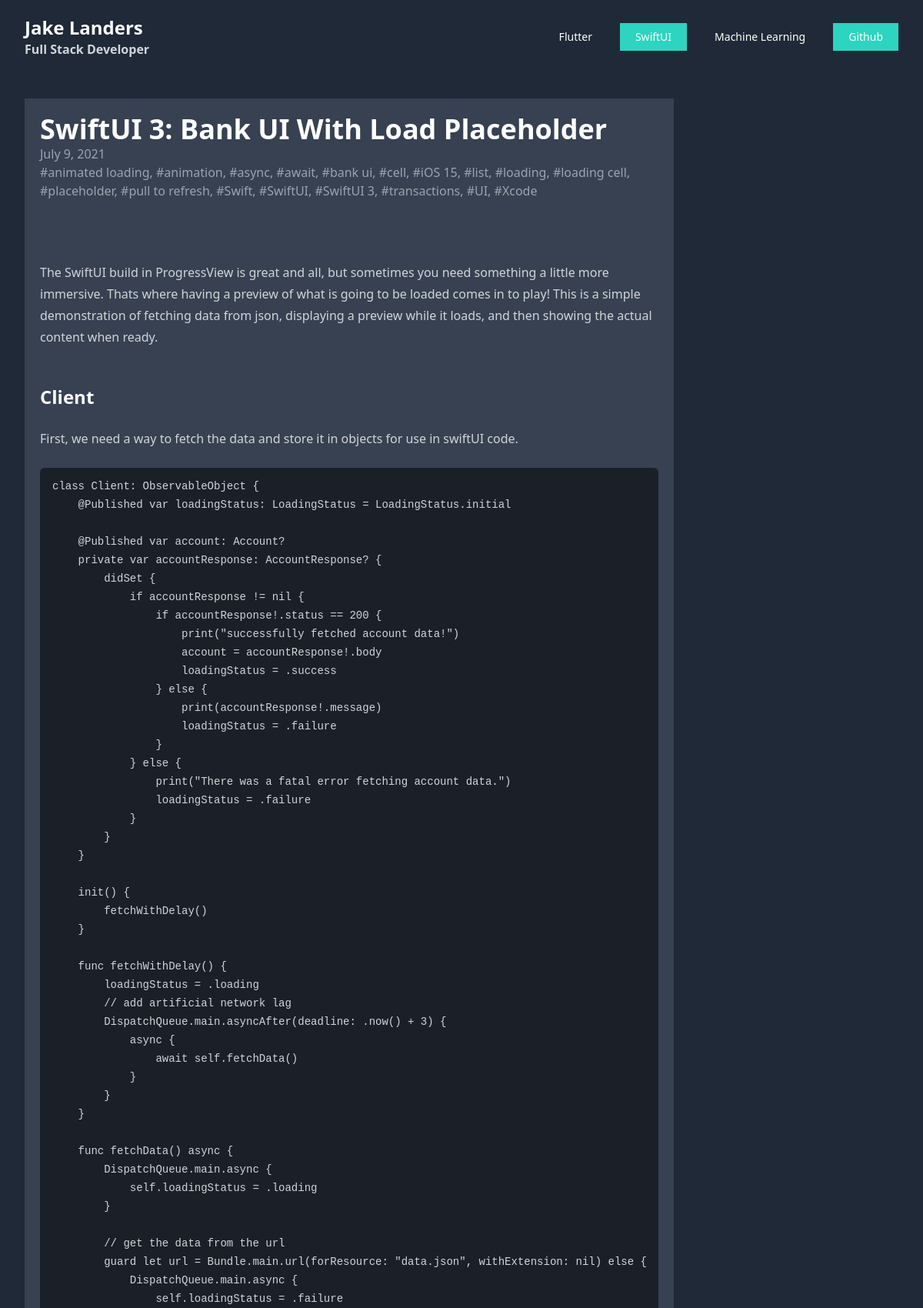
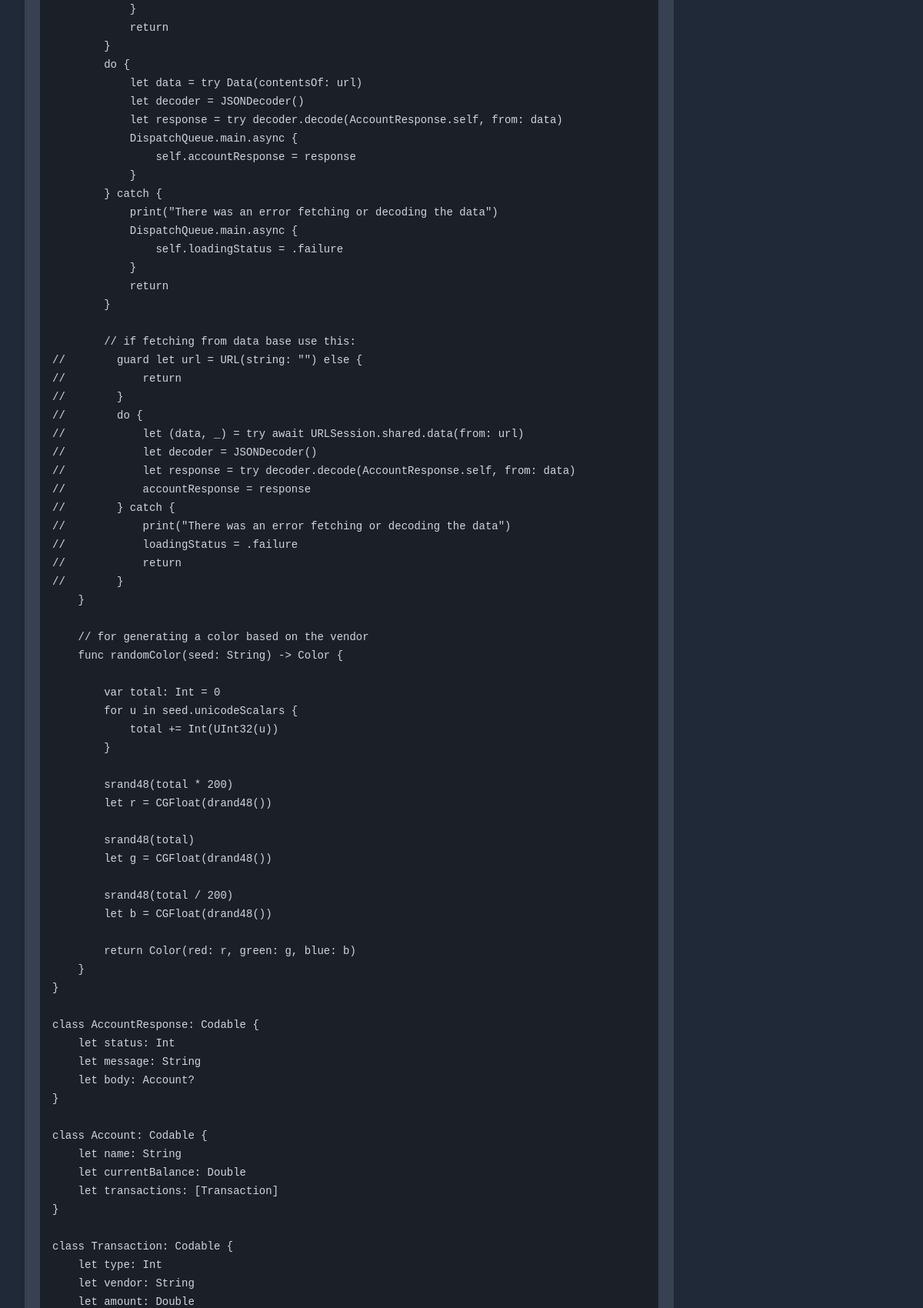
The page /swiftui/6/ (upper part) on the database its author committed (2 pictures, top to bottom).
### blog/models.py (models this page shows, shortened)
class Article(models.Model):
    title = models.CharField(max_length=200)
    category = models.ForeignKey(Category, on_delete=models.CASCADE)
    date = models.DateField("date posted")
    description = models.TextField(default="")
    body = models.TextField()
    tags = models.CharField(max_length=200, default="")
    def get_tags(self):
        if self.tags == "":
            return ""
        else:
            list_tags = self.tags.split(",")
            tag_str = ""
            for i in list_tags:
                if i == list_tags[-1]:
                    tag_str = tag_str + "#{}".format(i)
                else:
                    tag_str = tag_str + "#{}, ".format(i)
            return tag_str

### blog/views.py (the view, shortened to what this page needs)
# urls.py: path("<str:category>/<int:id>/", views.article_detail, name="article_detail",),
def article_detail(request, category, id):
    article = Article.objects.get(id=id)
    article.body = md.markdown(
        article.body,
        extensions=[
            "markdown.extensions.fenced_code",
            "markdown.extensions.extra",
            "markdown.extensions.toc",
        ],
    )
    replies = Reply.objects.filter(article__id=id)
    images = Image.objects.filter(article__id=id)
    videos = Video.objects.filter(article__id=id)
    return render(
        request,
        "blog/articles/article.html",
        {"article": article, "replies": replies, "images": images, "videos": videos},
    )

### templates/blog/articles/article.html (shortened to what this page needs)
{% extends "base.html" %}
{% load static %}
{% block content %}
<head>
</head>
<div>
    <div class="p-5 bg-gray-700 space-y-4">
        <div class="">
            <h1 class="text-4xl font-extrabold">
                {{ article.title }}
            </h1>
            <h2 class="text-md text-gray-400">
                {{ article.date }}
            </h2>
            <p class="pb-2 text-gray-400">
                {{ article.get_tags }}
            </p>
        </div>
        <article
            class="pt-10 prose prose-invert prose-a:text-teal-400 hover:prose-a:text-teal-600 sm:max-w-none md:max-w-5xl content-center">
            {{ article.body | safe }}
        </article>
    </div>
</div>
{% endblock content %}

### rows shown on the page
Article: title "SwiftUI 3: Bank UI With Load Placeholder", date "July 9, 2021", get_tags "#animated loading, #animation, #async, #await, #bank ui, #cell, #iOS 15, #list, #loading, #loading cell, #placeholder, #pull to refresh, #Swift, #SwiftUI, #SwiftUI 3, #transactions, #UI, #Xcode", body "The SwiftUI build in ProgressView is great and all, but sometimes you need something a little more immersive. Thats where having a preview of what is going to be loaded comes in to play! This is a simple demonstration of fetching data from json, displaying a preview while it loads, and then showing the actual content when ready. Client First, we need a way to fetch the data and store it in objects for use in swiftUI code."
